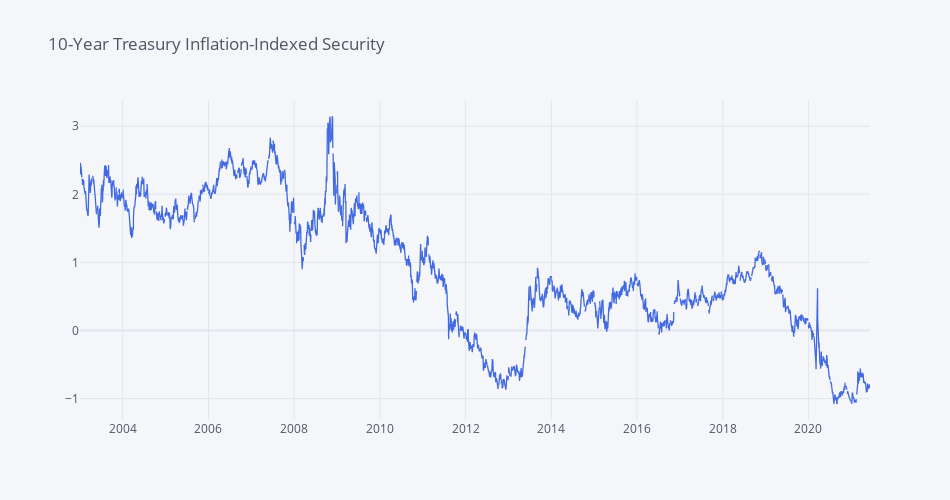

Notebook code cell kept with this figure:
### Code cell
DFII10.iplot(dimensions=pa.dimensions, title='10-Year Treasury Inflation-Indexed Security', color='royalblue')

### Figure 1 — Plotly figure (JSON) as saved in the notebook; plotly's stock layout.template omitted (floating-point values rounded to 4 significant figures; data arrays with more than 128 entries replaced by an {"elided": "..."} marker saying what was removed)
{"data": [{"line": {"color": "rgba(65, 105, 225, 1.0)", "dash": "solid", "shape": "linear", "width": 1.3}, "mode": "lines", "name": "DFII10", "text": "", "type": "scatter", "x": {"elided": "4810 str values"}, "y": {"elided": "4810 mixed values"}}], "layout": {"height": 500, "legend": {"bgcolor": "#F5F6F9", "font": {"color": "#4D5663"}}, "paper_bgcolor": "#F5F6F9", "plot_bgcolor": "#F5F6F9", "title": {"font": {"color": "#4D5663"}, "text": "10-Year Treasury Inflation-Indexed Security"}, "width": 950, "xaxis": {"autorange": true, "gridcolor": "#E1E5ED", "range": ["2003-01-02", "2021-06-09"], "showgrid": true, "tickfont": {"color": "#4D5663"}, "title": {"font": {"color": "#4D5663"}, "text": ""}, "type": "date", "zerolinecolor": "#E1E5ED"}, "yaxis": {"autorange": true, "gridcolor": "#E1E5ED", "range": [-1.315, 3.385], "showgrid": true, "tickfont": {"color": "#4D5663"}, "title": {"font": {"color": "#4D5663"}, "text": ""}, "type": "linear", "zerolinecolor": "#E1E5ED"}}}
